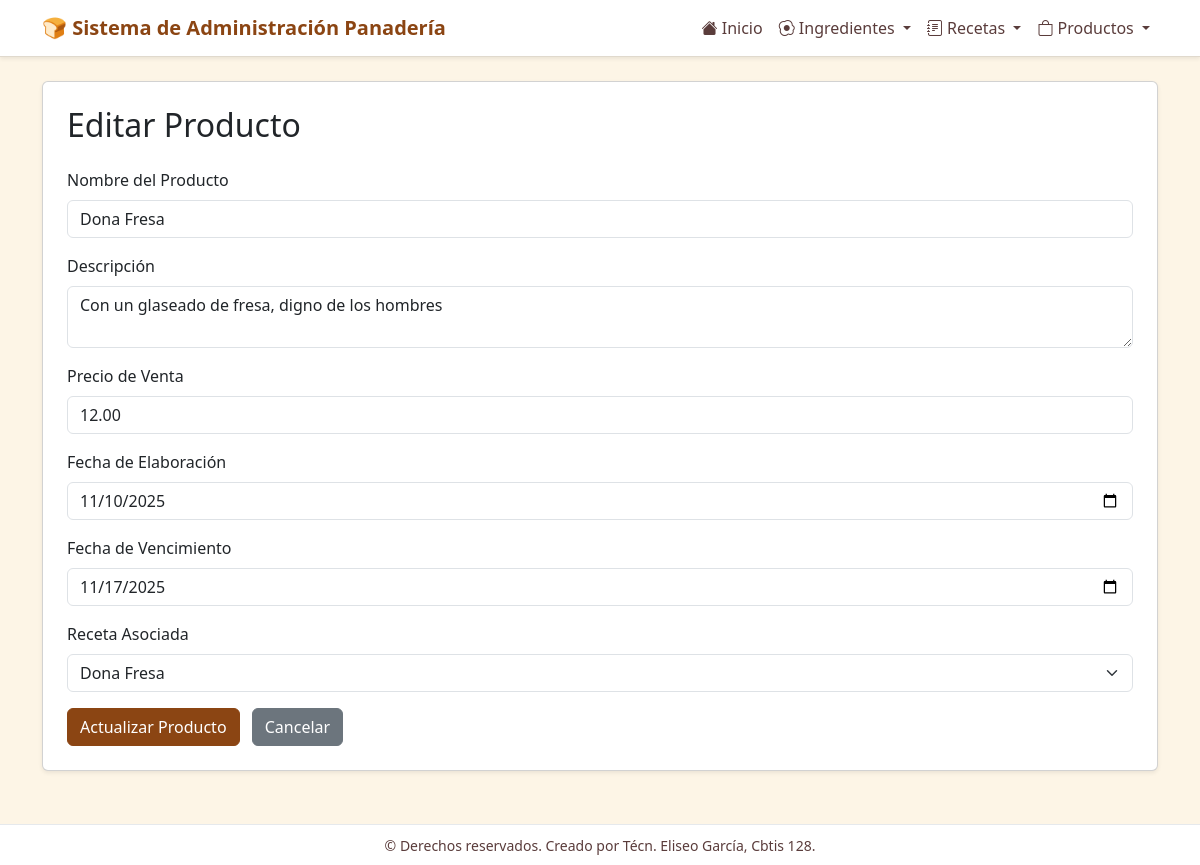
Screenshot of /productos/editar/2/ with the database file from the repository.
### app_Panaderia/models.py (models this page shows, shortened)
class Producto(models.Model):
    nombre = models.CharField(max_length=100)
    descripcion = models.TextField(blank=True, null=True)
    precio_venta = models.DecimalField(max_digits=10, decimal_places=2)
    fecha_elaboracion = models.DateField()
    fecha_vencimiento = models.DateField()
    receta = models.ForeignKey(Receta, on_delete=models.CASCADE, related_name='productos')
    class Meta:
        verbose_name = "Producto"
        verbose_name_plural = "Productos"

class Receta(models.Model):
    nombre = models.CharField(max_length=100)
    descripcion = models.TextField(blank=True, null=True)
    tiempo_preparacion = models.IntegerField(help_text="Tiempo en minutos")
    fecha_creacion = models.DateField()
    autor = models.CharField(max_length=100)
    ingredientes = models.ManyToManyField(Ingrediente, related_name='recetas')
    class Meta:
        verbose_name = "Receta"
        verbose_name_plural = "Recetas"

### app_Panaderia/views.py (the view)
# urls.py: path('productos/editar/<int:producto_id>/', views.actualizar_producto, name='actualizar_producto'),
def actualizar_producto(request, producto_id):
    producto = get_object_or_404(Producto, id=producto_id)
    recetas_disponibles = Receta.objects.all().order_by('nombre')
    context = {
        'producto': producto,
        'recetas_disponibles': recetas_disponibles,
    }
    return render(request, 'productos/actualizar_producto.html', context)

### app_Panaderia/templates/productos/actualizar_producto.html (shortened to what this page needs)
{% extends 'base.html' %}
{% block content %}
<div class="card shadow-sm p-4">
  <h2 class="card-title mb-4">Editar Producto</h2>
  <form method="post" action="{% url 'realizar_actualizacion_producto' producto.id %}">
    <div class="mb-3">
      <label for="nombre" class="form-label">Nombre del Producto</label>
      <input type="text" name="nombre" id="nombre" value="{{ producto.nombre }}" class="form-control" required>
    </div>
    <div class="mb-3">
      <label for="descripcion" class="form-label">Descripción</label>
      <textarea name="descripcion" id="descripcion" class="form-control">{{ producto.descripcion|default:"" }}</textarea>
    </div>
    <div class="mb-3">
      <label for="precio_venta" class="form-label">Precio de Venta</label>
      <input type="number" name="precio_venta" id="precio_venta" value="{{ producto.precio_venta }}" class="form-control" step="0.01" required>
    </div>
    <div class="mb-3">
      <label for="fecha_elaboracion" class="form-label">Fecha de Elaboración</label>
      <input type="date" name="fecha_elaboracion" id="fecha_elaboracion" value="{{ producto.fecha_elaboracion|date:'Y-m-d' }}" class="form-control" required>
    </div>
    <div class="mb-3">
      <label for="fecha_vencimiento" class="form-label">Fecha de Vencimiento</label>
      <input type="date" name="fecha_vencimiento" id="fecha_vencimiento" value="{{ producto.fecha_vencimiento|date:'Y-m-d' }}" class="form-control" required>
    </div>
    <div class="mb-3">
      <label for="receta" class="form-label">Receta Asociada</label>
      <select class="form-select" id="receta" name="receta" required>
        {% for receta in recetas_disponibles %}
          <option value="{{ receta.id }}" {% if receta == producto.receta %}selected{% endif %}>
            {{ receta.nombre }}
          </option>
        {% endfor %}
      </select>
    </div>
    <button type="submit" class="btn btn-primary me-2">Actualizar Producto</button>
    <a href="{% url 'ver_productos' %}" class="btn btn-secondary">Cancelar</a>
  </form>
</div>
{% endblock %}

### app_Panaderia/templates/base.html (style rules this page uses)
body { background: #fdf5e6; color: #4a2c2a; }
.btn-primary { background-color: #8b4513; border-color: #8b4513; }
.btn-secondary { background-color: #6c757d; border-color: #6c757d; }

### rows the page displays
Producto: nombre "Dona Fresa", descripcion "Con un glaseado de fresa, digno de los hombres", precio_venta "12.00", fecha_elaboracion "11/10/2025", fecha_vencimiento "11/17/2025", receta "Dona Fresa"
